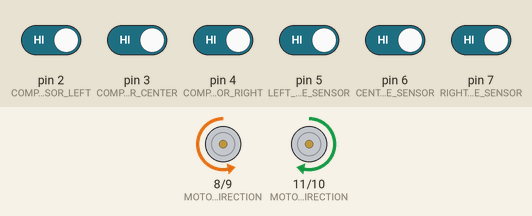
Bench run of a sketch on a simulated Arduino Uno, built with avr-gcc and run on an emulated ATmega328P. On the bench: direction and speed pins drawn as motors (green arrow = direction pin HIGH = forward, orange = LOW = backward, longer = more drive). The test bench sets the inputs (shaded band); at power-on: pin 2 (COMPACT_PROXIMITY_SENSOR_LEFT), pin 3 (COMPACT_PROXIMITY_SENSOR_CENTER), pin 4 (COMPACT_PROXIMITY_SENSOR_RIGHT), pin 5 (LEFT_LINE_SENSOR), pin 6 (CENTER_LINE_SENSOR), pin 7 (RIGHT_LINE_SENSOR) HIGH. Random numbers use the default seed unless the sketch sets one.

Above: at 1.2 s.
1.3 s: pin 5 (LEFT_LINE_SENSOR) driven LOW
At 1.7 s:
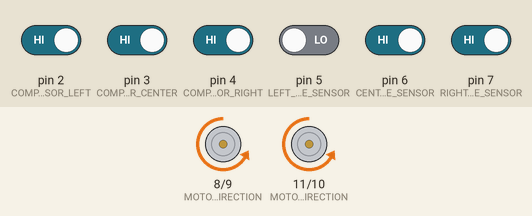
4.3 s: pin 5 (LEFT_LINE_SENSOR) driven HIGH
At 5.0 s:
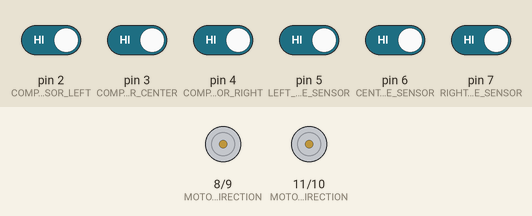
7.3 s: pin 2 (COMPACT_PROXIMITY_SENSOR_LEFT) driven LOW
8.8 s: pin 2 (COMPACT_PROXIMITY_SENSOR_LEFT) driven HIGH
At 9.5 s:
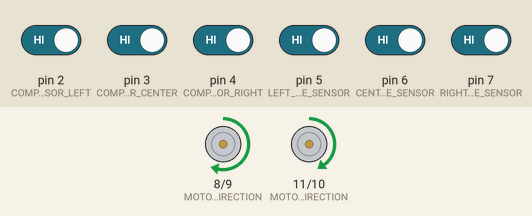
11.8 s: pin 3 (COMPACT_PROXIMITY_SENSOR_CENTER) driven LOW
13.3 s: pin 4 (COMPACT_PROXIMITY_SENSOR_RIGHT) driven LOW
At 14.6 s:
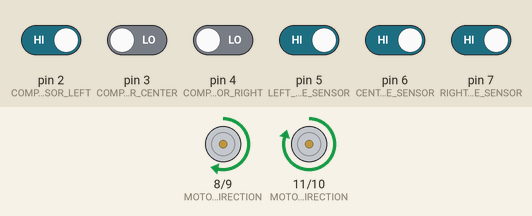
Timing chart, 0 to 15.8 s (numbered marks = the images above; inputs shaded):
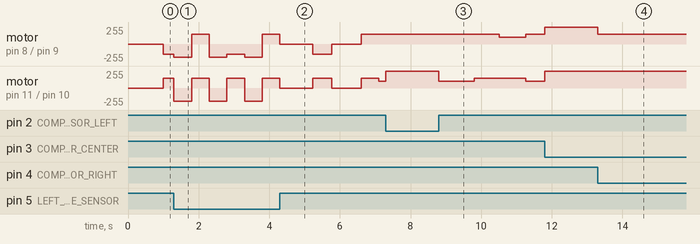

Measured:
- after the input at 8.8 s, motor on pin 8 (MOTOR_1_DIRECTION) / pin 9 (MOTOR_1_SPEED): forward 150/255 → forward 100/255 after 1.7 s, → forward 150/255 0.75 s later; motor on pin 11 (MOTOR_2_DIRECTION) / pin 10 (MOTOR_2_SPEED): forward 250/255 → forward 100/255 at once, → forward 150/255 1.0 s later, → forward 100/255 1.5 s later
- after the input at 13.3 s, motor on pin 8 (MOTOR_1_DIRECTION) / pin 9 (MOTOR_1_SPEED): forward 250/255 → forward 150/255 at once

The sketch:

V3_sample_sumo.ino
```cpp
//Standard samplpe for v3
// INITIALIZATION:
#define COMPACT_PROXIMITY_SENSOR_LEFT    2       // compact proximity sensor
#define COMPACT_PROXIMITY_SENSOR_CENTER  3       // compact proximity sensor
#define COMPACT_PROXIMITY_SENSOR_RIGHT   4       // compact proximity sensor

#define MOTOR_1_DIRECTION         8       // Motor control HIGH = FWD, LOW = BWD
#define MOTOR_1_SPEED             9       // Speed input
#define MOTOR_2_SPEED            10       // Speed input
#define MOTOR_2_DIRECTION        11       // Motor control HIGH = FWD, LOW = BWD

#define LEFT_LINE_SENSOR          5       // Line sensor left
#define CENTER_LINE_SENSOR        6       // Line sensor center
#define RIGHT_LINE_SENSOR         7       // Line sensor right

int  COLLISION_SENSE;
int  STUCK_DETECT;
int  LINE_SENSE;
long TIMER=1000;
boolean RAN_DEC;
int  MODE;

// INPUTS AND OUTPUTS
void setup() {
  Serial.begin(9600);

  // DEFAULT PINS OF THE MOTOR DRIVER (8,9,10,11)
  pinMode(MOTOR_1_DIRECTION, OUTPUT);
  pinMode(MOTOR_1_SPEED, OUTPUT);
  pinMode(MOTOR_2_SPEED, OUTPUT);
  pinMode(MOTOR_2_DIRECTION, OUTPUT);

  pinMode(LEFT_LINE_SENSOR, INPUT);
  pinMode(CENTER_LINE_SENSOR, INPUT);
  pinMode(RIGHT_LINE_SENSOR, INPUT);
}

// MAIN PROGRAM
void loop()
{
  COLLISION_SENSE=0;
  LINE_SENSE=0;
  if(digitalRead(COMPACT_PROXIMITY_SENSOR_LEFT)   ==LOW) COLLISION_SENSE=1;
  if(digitalRead(COMPACT_PROXIMITY_SENSOR_CENTER) ==LOW) COLLISION_SENSE=COLLISION_SENSE+2;
  if(digitalRead(COMPACT_PROXIMITY_SENSOR_RIGHT)  ==LOW) COLLISION_SENSE=COLLISION_SENSE+4;
  if(digitalRead(LEFT_LINE_SENSOR)  ==LOW) LINE_SENSE=1;
  if(digitalRead(CENTER_LINE_SENSOR)==LOW) LINE_SENSE=LINE_SENSE+2;
  if(digitalRead(RIGHT_LINE_SENSOR) ==LOW) LINE_SENSE=LINE_SENSE+4;

  if(random(1,1000)<500)
    RAN_DEC=LOW;
  else
    RAN_DEC=HIGH;
  if(LINE_SENSE !=0)
  {
    randomSeed(millis());
    RUN_BOT(200,200,LOW);
    delay(500);
    ROTATE_BOT(150,RAN_DEC);
    delay(500);
  }
  if(LINE_SENSE ==0)
  {
    if(COLLISION_SENSE==2)
    {
      RUN_BOT(250,250,HIGH);
      delay(250);
    }
    if(COLLISION_SENSE==1)
    {
      analogWrite(MOTOR_2_SPEED, 250);
      delay(100);
    }
    if(COLLISION_SENSE==3)
    {
      analogWrite(MOTOR_2_SPEED, 150);
      delay(100);
    }
    if(COLLISION_SENSE==4)
    {
      analogWrite(MOTOR_1_SPEED, 250);
      delay(100);
    }
    if(COLLISION_SENSE==6)
    {
      analogWrite(MOTOR_1_SPEED, 150);
      delay(100);
    }
  }
  if((LINE_SENSE==0) & (COLLISION_SENSE==0))
  {
    MODE=random(1,7);
    if(TIMER<millis())
    {
      TIMER=millis()+ random(500,1000);
      if(MODE==1) ROTATE_BOT(150,RAN_DEC);
      if(MODE==2) RUN_BOT(150,100,HIGH);
      if(MODE==3) RUN_BOT(100,150,HIGH);
      if(MODE==4) RUN_BOT(100,100,HIGH);
      if(MODE>4) STOP();
    }
  }
}

void RUN_BOT(int spd1,int spd2, boolean direction )
{
  digitalWrite(MOTOR_1_DIRECTION,direction);
  digitalWrite(MOTOR_2_DIRECTION,direction);
  analogWrite(MOTOR_2_SPEED, spd1);
  analogWrite(MOTOR_1_SPEED, spd2);
}

void ROTATE_BOT(int speed, boolean direction)
{
  digitalWrite(MOTOR_1_DIRECTION,direction);
  digitalWrite(MOTOR_2_DIRECTION,~direction);
  analogWrite(MOTOR_1_SPEED, speed);
  analogWrite(MOTOR_2_SPEED, speed);
}

void STOP(void)
{
  analogWrite(MOTOR_1_SPEED, 0);
  analogWrite(MOTOR_2_SPEED, 0);
}
// PROGRAM ENDS AND LOOP BACK FOREVER                                                                                                                                                   // PARZ
```
